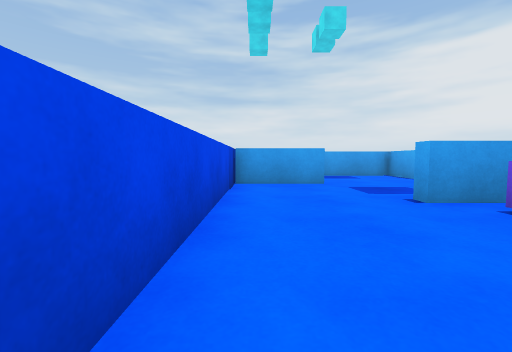
view 1 (above)

12 first-person views from a walk through a Unity game level. The camera is 0.58 m above the floor, tilts 4° down and sees 90° across. The floor is counted in squares, 1 m on a side. Each view is taken from the middle of a square. On the plan, view 1 faces up. The plan holds only what a view shows up to about 9 squares ahead; the rest is blank. The place goes on beyond the plan. The player character is not drawn.

view 2
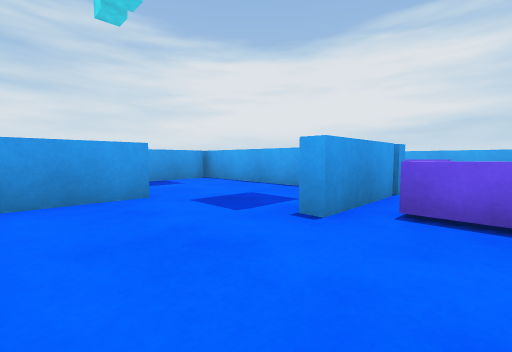

view 3
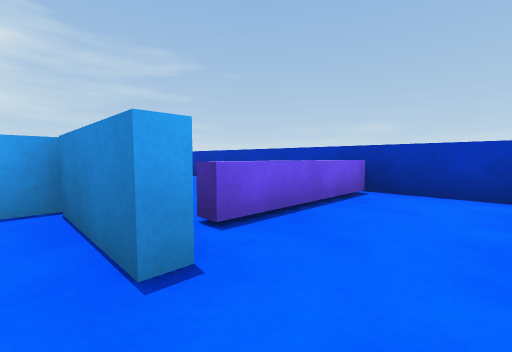

view 4
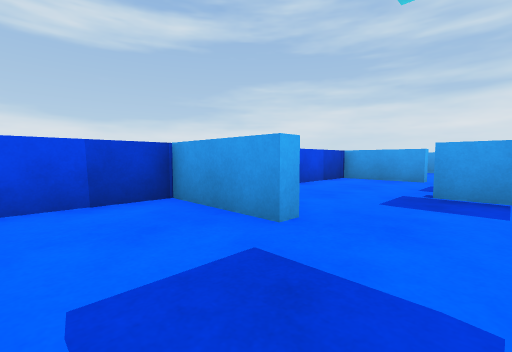

view 5
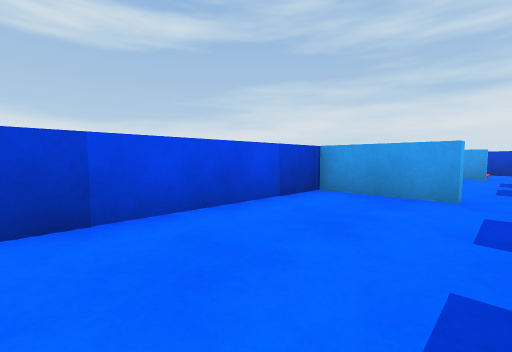

view 6
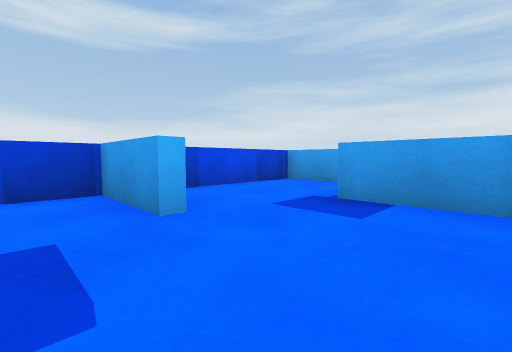

view 7
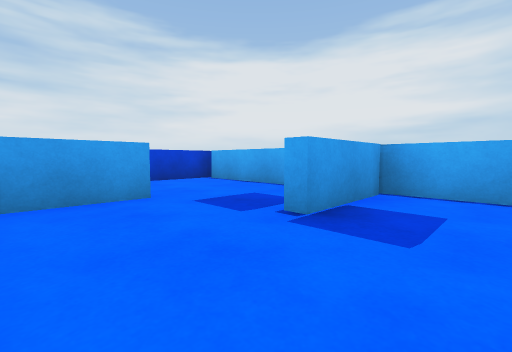

view 8
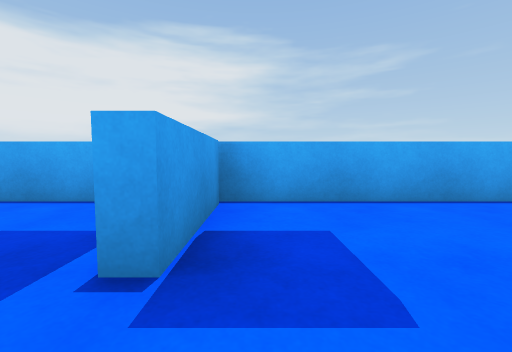

view 9
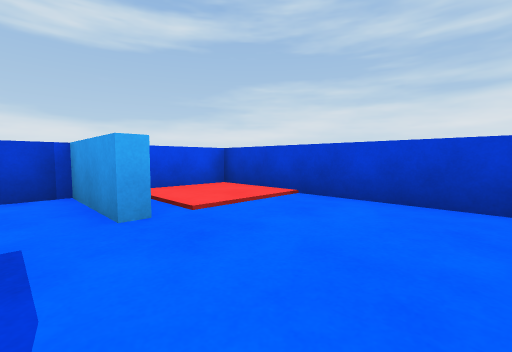

view 10
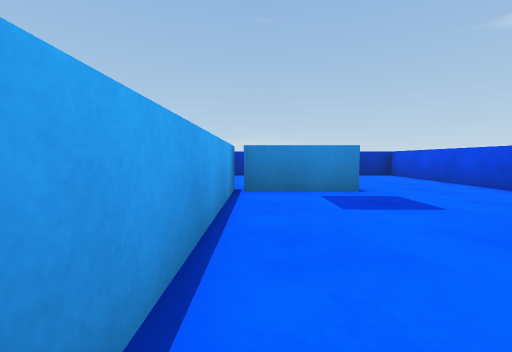

view 11
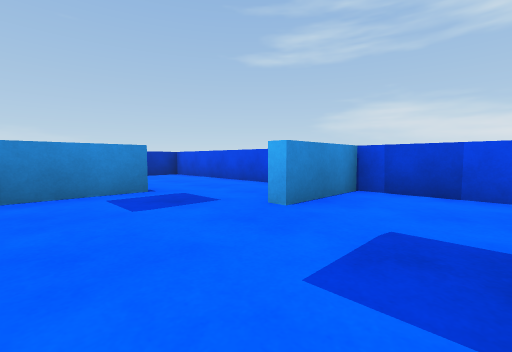

view 12
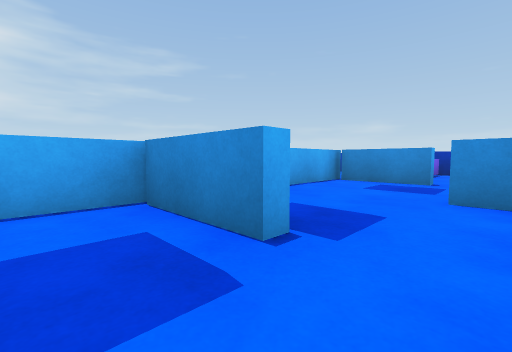

### Floor plan
Key: @ floor where view 1 was taken; # wall or solid block; x gap in a wall; . main floor; : floor 0.05 m higher than the main floor; ^ raised ledge.
Columns run from 1 left of view 1 to 7 right of it. Each row starts with its distance up from view 1.
 19 ^^^####
 18 ^::...x
 17 ^::...#
 16 ###...#
 15 #.....#
 14 #...###
 13 #.....#
 12 #.....#
 11 ###...#
 10 #.....#
  9 #...###
  8 #.....#
  7 #.....#
  6 ###...#
  5 #.....#
  4 #.....# ^
  3 #...#x# ^
  2 #...^..
  1 #...^..
  0 #@..^
 -1 #########

Positions as (right, up) in squares from view 1, and headings:
1: (0, 0), facing up
2: (0, 2), facing up-right
3: (1, 4), facing down-right
4: (3, 4), facing up-left
5: (2, 7), facing up-left
6: (4, 10), facing up-left
7: (0, 12), facing up-right
8: (1, 13), facing right
9: (4, 15), facing up-left
10: (4, 8), facing down
11: (4, 8), facing down-left
12: (1, 10), facing down-right
